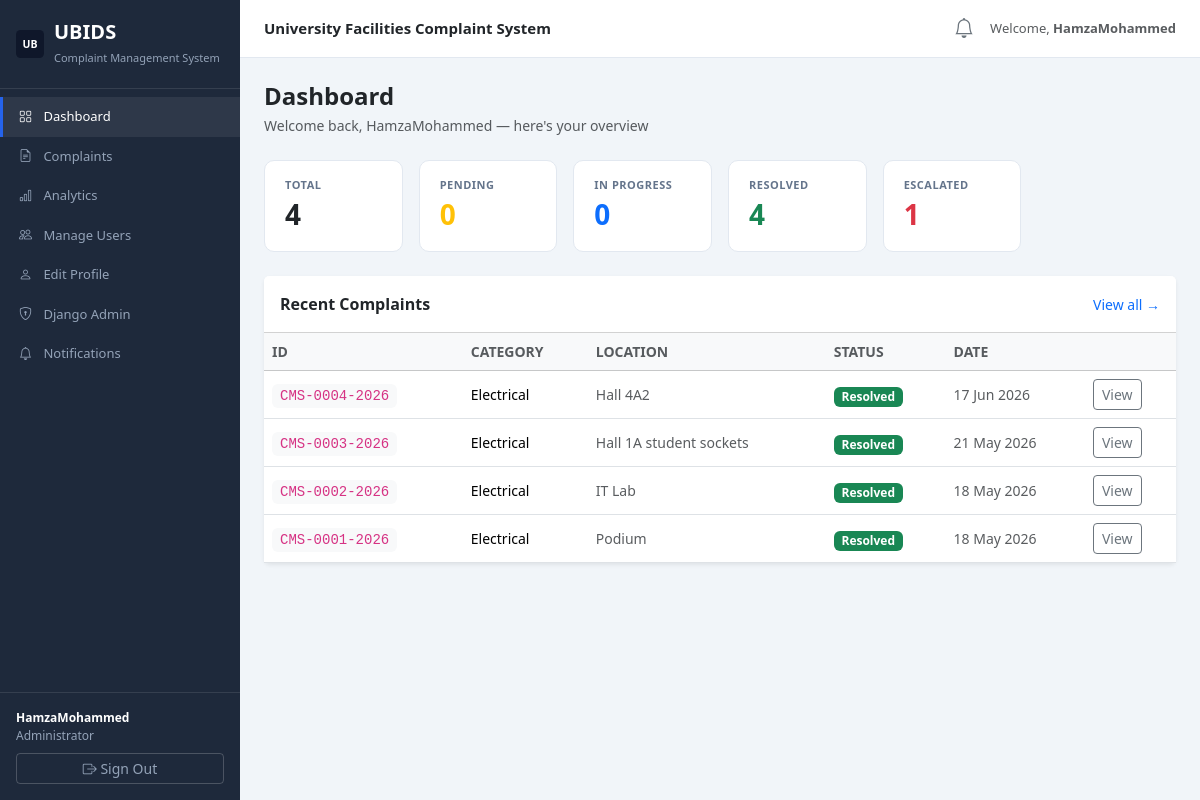
The app's page /dashboard/ (signed in), older data.
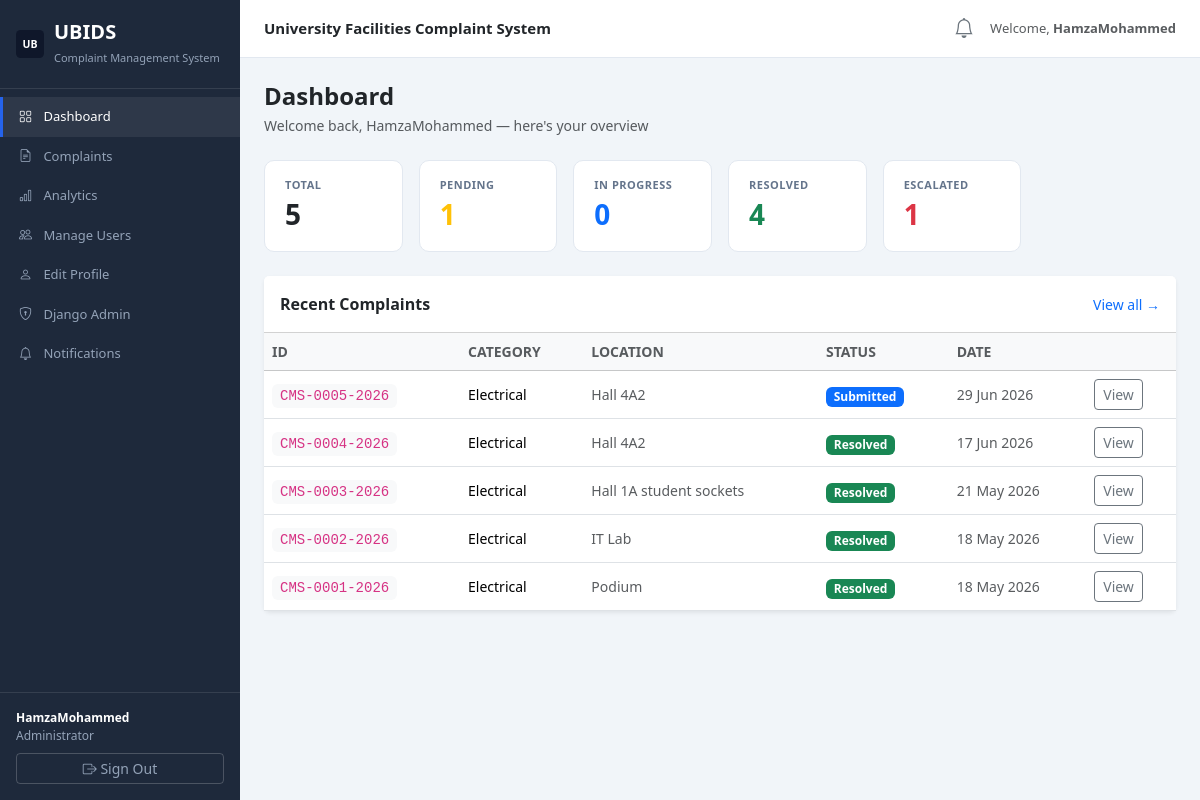
The same page, newer data.
### complaints/models.py (models this page shows, shortened)
class Complaint(models.Model):
    CATEGORY_CHOICES = [
        ('Electrical',         'Electrical'),
        ('Plumbing',           'Plumbing'),
        ('ICT Infrastructure', 'ICT Infrastructure'),
        ('General Maintenance','General Maintenance'),
        ('Sanitation',         'Sanitation'),
        ('Security',           'Security'),
        ('Other',              'Other'),
    ]
    PRIORITY_CHOICES = [
        ('Low',    'Low'),
        ('Medium', 'Medium'),
        ('High',   'High'),
        ('Urgent', 'Urgent'),
    ]
    STATUS_CHOICES = [
        ('Submitted',    'Submitted'),
        ('Under Review', 'Under Review'),
        ('Assigned',     'Assigned'),
        ('In Progress',  'In Progress'),
        ('Resolved',     'Resolved'),
        ('Closed',       'Closed'),
        ('Escalated',    'Escalated'),
    ]
    complaint_id     = models.CharField(max_length=30, unique=True, editable=False)
    submitter        = models.ForeignKey(settings.AUTH_USER_MODEL, on_delete=models.CASCADE, related_name='complaints')
    category         = models.CharField(max_length=30, choices=CATEGORY_CHOICES)
    priority         = models.CharField(max_length=10, choices=PRIORITY_CHOICES, default='Medium')
    location         = models.CharField(max_length=200)
    building         = models.CharField(max_length=100, blank=True)
    description      = models.TextField()
    status           = models.CharField(max_length=20, choices=STATUS_CHOICES, default='Submitted')
    assigned_to      = models.ForeignKey(settings.AUTH_USER_MODEL, on_delete=models.SET_NULL, null=True, blank=True, related_name='assigned_complaints')
    assigned_dept    = models.CharField(max_length=50, blank=True)
    resolution_notes = models.TextField(blank=True)
    resolved_at      = models.DateTimeField(null=True, blank=True)
    is_escalated     = models.BooleanField(default=False)
    escalation_note  = models.TextField(blank=True)
    created_at       = models.DateTimeField(auto_now_add=True)
    updated_at       = models.DateTimeField(auto_now=True)
    class Meta:
        ordering = ['-created_at']
    @property
    def status_badge(self):
        mapping = {
            'Submitted':    'primary',
            'Under Review': 'warning',
            'Assigned':     'info',
            'In Progress':  'warning',
            'Resolved':     'success',
            'Closed':       'secondary',
            'Escalated':    'danger',
        }
        return mapping.get(self.status, 'secondary')

### complaints/views.py (the view, shortened to what this page needs)
# urls.py: path('dashboard/',            views.dashboard,         name='dashboard'),
@login_required
def dashboard(request):
    user = request.user
    try:
        pass
    except OperationalError:
        messages.error(request, 'The database is not ready yet - some tables are missing. Please run migrations (python manage.py migrate).')
        return render(request, 'complaints/dashboard.html', {
            'complaints': [], 'stats': {}, 'unread_count': 0
        })
    if user.is_facility_user:
        complaints = Complaint.objects.filter(submitter=user)[:5]
        stats = {
            'total':    Complaint.objects.filter(submitter=user).count(),
            'open':     Complaint.objects.filter(submitter=user).exclude(status__in=['Resolved','Closed']).count(),
            'resolved': Complaint.objects.filter(submitter=user, status='Resolved').count(),
        }
    else:
        complaints = Complaint.objects.all()[:5]
        stats = {
            'total':       Complaint.objects.count(),
            'submitted':   Complaint.objects.filter(status='Submitted').count(),
            'in_progress': Complaint.objects.filter(status='In Progress').count(),
            'resolved':    Complaint.objects.filter(status='Resolved').count(),
            'escalated':   Complaint.objects.filter(is_escalated=True).count(),
        }
    unread_count = Notification.objects.filter(recipient=user, is_read=False).count()
    return render(request, 'complaints/dashboard.html',
        {'complaints': complaints, 'stats': stats, 'unread_count': unread_count})

### accounts/models.py (called while the page is built)
    @property
    def is_facility_user(self):
        return self.role == 'facility'

    @property
    def is_staff_member(self): return self.role == 'staff'

    @property
    def is_admin(self): return self.role == 'admin'

### templates/complaints/dashboard.html (shortened to what this page needs)
{% extends 'layouts/base.html' %}
{% block content %}
<div class="d-flex justify-content-between align-items-center mb-1">
  <h4 class="fw-bold mb-0">Dashboard</h4>
</div>
<p class="text-muted small mb-4">Welcome back, {{ user.first_name|default:user.username }} — here's your overview</p>
<div class="row g-3 mb-4">
  {% if user.is_facility_user %}
  <div class="col-md-4">
    <div class="stat-card">
      <div class="stat-lbl">My Complaints</div>
      <div class="stat-val">{{ stats.total }}</div>
    </div>
  </div>
  <div class="col-md-4">
    <div class="stat-card">
      <div class="stat-lbl">Open</div>
      <div class="stat-val text-warning">{{ stats.open }}</div>
    </div>
  </div>
  <div class="col-md-4">
    <div class="stat-card">
      <div class="stat-lbl">Resolved</div>
      <div class="stat-val text-success">{{ stats.resolved }}</div>
    </div>
  </div>
  {% else %}
  <div class="col-md-2">
    <div class="stat-card">
      <div class="stat-lbl">Total</div>
      <div class="stat-val">{{ stats.total }}</div>
    </div>
  </div>
  <div class="col-md-2">
    <div class="stat-card">
      <div class="stat-lbl">Pending</div>
      <div class="stat-val text-warning">{{ stats.submitted }}</div>
    </div>
  </div>
  <div class="col-md-2">
    <div class="stat-card">
      <div class="stat-lbl">In Progress</div>
      <div class="stat-val text-primary">{{ stats.in_progress }}</div>
    </div>
  </div>
  <div class="col-md-2">
    <div class="stat-card">
      <div class="stat-lbl">Resolved</div>
      <div class="stat-val text-success">{{ stats.resolved }}</div>
    </div>
  </div>
  <div class="col-md-2">
    <div class="stat-card">
      <div class="stat-lbl">Escalated</div>
      <div class="stat-val text-danger">{{ stats.escalated }}</div>
    </div>
  </div>
  {% endif %}
</div>
<div class="card border-0 shadow-sm">
  <div class="card-header bg-white d-flex justify-content-between align-items-center py-3">
    <span class="fw-semibold">Recent Complaints</span>
    <a href="{% url 'complaints_list' %}" class="small text-primary text-decoration-none">View all →</a>
  </div>
  {% if complaints %}
  <div class="table-responsive">
    <table class="table table-hover align-middle mb-0">
      <thead class="table-light">
        <tr>
          <th class="small text-uppercase text-muted fw-semibold">ID</th>
          <th class="small text-uppercase text-muted fw-semibold">Category</th>
          <th class="small text-uppercase text-muted fw-semibold">Location</th>
          <th class="small text-uppercase text-muted fw-semibold">Status</th>
          <th class="small text-uppercase text-muted fw-semibold">Date</th>
          <th></th>
        </tr>
      </thead>
      <tbody>
        {% for c in complaints %}
        <tr>
          <td><code class="small bg-light px-2 py-1 rounded">{{ c.complaint_id }}</code></td>
          <td class="small">{{ c.category }}</td>
          <td class="small text-muted">{{ c.location|truncatechars:30 }}</td>
          <td><span class="badge bg-{{ c.status_badge }}">{{ c.status }}</span></td>
          <td class="small text-muted">{{ c.created_at|date:"d M Y" }}</td>
          <td><a href="{% url 'complaint_detail' c.pk %}" class="btn btn-outline-secondary btn-sm">View</a></td>
        </tr>
        {% endfor %}
      </tbody>
    </table>
  </div>
  {% else %}
  <div class="card-body text-center py-5">
    <i class="bi bi-file-earmark-text text-muted" style="font-size:40px;"></i>
    <p class="text-muted mt-2 mb-0">No Complaints submitted yet</p>
  </div>
  {% endif %}
</div>
{% endblock %}

Row changes from the older to the newer data that the page shows:
added Complaint: complaint_id "CMS-0005-2026", category "Electrical", location "Hall 4A2", status "Submitted", created_at "29 Jun 2026"
Text that changed along with them:
{{ stats.total }}: "4" → "5"
{{ stats.submitted }}: "0" → "1"
